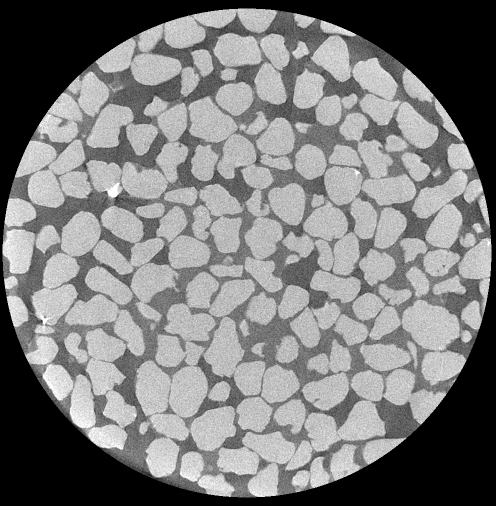
#> input picture data/Rock/RawData/images/5-10101.tif, 992 x 1012 px (shown at 1/2 size); its folder holds only this picture in this run
$ jupyter execute --allow-errors colab.ipynb   (shell and % lines are left out)
#> lines starting #> are read from the running program, lines starting #| are printed output that depends on the picture
[cell 1]
import os
import argparse
import numpy as np
import cv2
import tifffile
import h5py
from glob import glob
from PIL import Image
from tqdm import tqdm
from sklearn.model_selection import train_test_split

[cell 2]
# ======================== 参数配置 ========================
parser = argparse.ArgumentParser()
parser.add_argument('--src_dir', type=str,
                    default='./data/Rock/RawData',
                    help='原始数据目录，包含images和masks子目录')
parser.add_argument('--dst_dir', type=str,
                    default='./data/Rock/Processed',
                    help='预处理结果保存目录')
parser.add_argument('--img_size', type=int,
                    default=1024,
                    help='输出图像尺寸（正方形）')
parser.add_argument('--test_ratio', type=float,
                    default=0.2,
                    help='验证集比例 (0.0~1.0)')
parser.add_argument('--ct_min', type=float,
                    default=0,
                    help='CT值归一化下限(HU)')
parser.add_argument('--ct_max', type=float,
                    default=255,
                    help='CT值归一化上限(HU)')
parser.add_argument('--use_normalize', action='store_true',
                    help='是否进行CT值归一化')
args = parser.parse_args(['--src_dir', './data/Rock/RawData', '--img_size', '1024'])

# 新段落

[cell 3]
# ======================== 预处理函数 ========================
# [21 lines left out: function process_slice, not called in this run]

[cell 4]
# [15 lines left out: function preprocess_train_image, not called in this run]

[cell 5]
# [16 lines left out: function preprocess_valid_image, not called in this run]

#> (a cell that did not finish here is left out)

# 检查生成的训练集数据集数据shape

#> (a cell that did not finish here is left out)

# 检查图片的数值范围

[cell 8]
# check_hu_range.py
import os
import numpy as np
import tifffile
from glob import glob
from tqdm import tqdm

def main():
    # 配置路径（与预处理脚本一致）
    src_dir = "./data/Rock/RawData"  # 替换为实际路径
    image_files = glob(f"{src_dir}/images/*.tif") + glob(f"{src_dir}/images/*.tiff")

    # 初始化统计值
    global_min = np.inf
    global_max = -np.inf

    # 遍历所有图像
    for img_path in tqdm(image_files, desc="分析CT图像"):
        image = tifffile.imread(img_path)
#> image is the input picture: shape (1012, 992); min 0, max 255, mean 123.2
        global_min = min(global_min, image.min())
#> global_min = 0
        global_max = max(global_max, image.max())
#> global_max = 255

    # 在 check_hu_range.py 中添加调试代码
    print("找到的图像文件列表:", image_files)
    print(f"全局统计结果：")
    print(f"  - 最小HU值: {global_min}")
#|   - 最小HU值: 0
    print(f"  - 最大HU值: {global_max}")
#|   - 最大HU值: 255
    print(f"建议预处理参数：")
    print(f"  --ct_min {max(global_min, -2000)}  --ct_max {min(global_max, 4000)}")
#|   --ct_min 0  --ct_max 255

if __name__ == "__main__":
    main()

[cell 9]
import numpy as np
#> (the rest of this cell did not finish here and is left out)

# 挂载云盘操作步骤

[cell 10]
from google.colab import drive
drive.mount('/content/drive')

[cell 11]
import os
path = "/content/drive/MyDrive/SAM/SAMck"
os.chdir(path)
print(os.getcwd())

# 代码运行

## 清空之前的训练集和验证集

[cell 12]
import os
import shutil

def clear_folder(folder_path):
    """安全清空文件夹（保留文件夹本身，删除所有子文件和子目录）"""
    # 确保路径存在
    if not os.path.exists(folder_path):
        raise ValueError(f"路径不存在: {folder_path}")

    # 遍历删除所有内容
    for filename in os.listdir(folder_path):
        file_path = os.path.join(folder_path, filename)
        try:
            if os.path.isfile(file_path) or os.path.islink(file_path):
                os.unlink(file_path)  # 删除文件或符号链接
            elif os.path.isdir(file_path):
                shutil.rmtree(file_path)  # 删除子目录及其内容
        except Exception as e:
            print(f"删除 {file_path} 失败: {e}")

# 使用示例
#> (the rest of this cell did not finish here and is left out)

## 生成训练集、验证集，并生成对应的lists

[cell 13]
import os
import argparse

# [14 lines left out: function extract_filenames, not called in this run]

#> (the rest of this cell did not finish here and is left out)

## colab重连配置的环境

[cell 14]
import tensorflow as tf

# 检查 GPU 是否可用
print("GPU 是否可用:", tf.config.list_physical_devices('GPU'))
#> (this line was passed over: tensorflow is not available in this run)

# 查看 CUDA 版本（需先安装 TensorFlow）
from tensorflow.python.platform import build_info
print("CUDA 版本:", build_info.build_info["cuda_version"])

## 训练和测试

# DINO

[cell 15]
import os
path = "/content/drive/MyDrive/DINOv2Geo/DINOv2-X-Geosciences"
os.chdir(path)
print(os.getcwd())

# 数据处理，分别将数据集中的图片和标签打包成npy

[cell 16]
import os
import sys
import numpy as np
from PIL import Image
from tqdm import tqdm
import glob
import random
from google.colab import drive

# Define the project directory path
project_dir = '/content/drive/MyDrive/DINOv2Geo/DINOv2-X-Geosciences'

[cell 17]
def custom_tiff_2_npy(project_dir, tiff_folder, dataset_name, npy_name):
#> called with tiff_folder = 'data', dataset_name = 'sample1', npy_name = 'rock_npy'
    input_dir = os.path.join(project_dir, tiff_folder, dataset_name)
    save_directory = os.path.join(project_dir, 'npy_data', npy_name)

    # 创建输出目录
    os.makedirs(save_directory, exist_ok=True)

    # 获取配对文件
    img_dir = os.path.join(input_dir, 'images')
    mask_dir = os.path.join(input_dir, 'masks')

    # 构建文件名映射字典（核心改进部分）
    img_files = {}
    for f in os.listdir(img_dir):
        if f.lower().endswith(('.tif', '.tiff')):
            base = f.split(".")[0]  # 提取 x-xxxxx
            img_files[base] = os.path.join(img_dir, f)

    mask_files = {}
    for f in os.listdir(mask_dir):
        if f.lower().endswith('.png'):
            base = f.replace("_Simple Segmentation", "").split(".")[0]  # 去除后缀
            # print(base)
            mask_files[base] = os.path.join(mask_dir, f)

    print("图像文件基名:", img_files.keys())
    print("掩码文件基名:", mask_files.keys())
    # 验证匹配关系
    common_keys = set(img_files.keys()) & set(mask_files.keys())
    if not common_keys:
        missing_img = set(mask_files.keys()) - set(img_files.keys())
        missing_mask = set(img_files.keys()) - set(mask_files.keys())
        raise ValueError(f"配对失败:\n 缺失图像的mask:{missing_img}\n 缺失mask的图像:{missing_mask}")

    # 构建配对列表
    file_pairs = [(img_files[key], mask_files[key]) for key in common_keys]
    random.shuffle(file_pairs)

    # 加载数据
    images = []
    masks = []
    for img_path, mask_path in tqdm(file_pairs, desc="处理文件"):
        # 加载图像
        img = np.array(Image.open(img_path).convert('RGB'))

        # 处理mask
        mask = np.array(Image.open(mask_path).convert('L'))  # 确保转换为单通
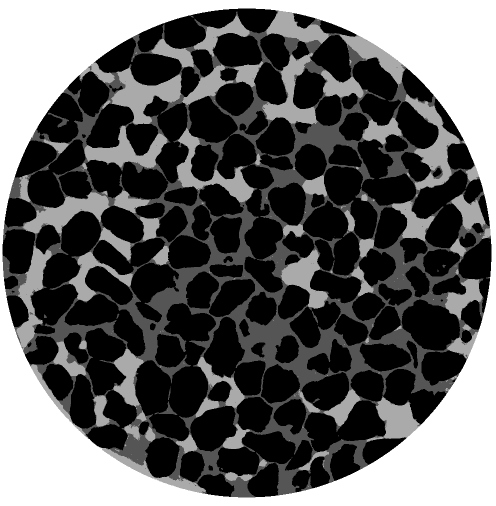
#> input picture data/Rock/RawData/masks/5-10101_Simple Segmentation.png, 992 x 1012 px, found by its file name (shown at 1/2 size)
#> mask is the input picture: shape (1012, 992); min 1, max 4, mean 2.13
        # 数值校验
        unique_values = np.unique(mask)
#> unique_values = [1, 2, 3, 4]
        print(unique_values)
#| [1 2 3 4]
        invalid_values = set(unique_values) - {1,2,3,4}
#> invalid_values = 0 items
        if invalid_values:
          raise ValueError(f"发现无效标签值 {invalid_values} 在文件 {mask_path}。"
                        "有效标签应为1,2,3,4")
        mask = mask.astype(np.uint8)

        images.append(img)
        masks.append(mask)

    # 保存numpy文件
    np.save(os.path.join(save_directory, f"{dataset_name}_img.npy"), np.array(images))
    np.save(os.path.join(save_directory, f"{dataset_name}_mask.npy"), np.array(masks))

[cell 18]
# 文件结构示例：
# project_dir/
# └── data_test/
#     └── sample2/
#         ├── images/
#         │   ├── 1-00001.tif
#         │   └── 1-00002.tif
#         └── masks/
#             ├── 1-00001_Simple Segment.png
#             └── 1-00002_Simple Segment.png

npy_name = "rock_npy"
dataset_name = "sample1"
tiff_folder = 'data'  # input folder, should contain dataset_name/images and dataset_name/masks

custom_tiff_2_npy(project_dir, tiff_folder, dataset_name, npy_name)

## 验证数据格式和像素标签对应关系等

[cell 19]
import numpy as np
import os
import sys

# [52 lines left out: functions check_npy_shape, process_folder, not called in this run]

#> (the rest of this cell did not finish here and is left out)

[cell 20]
from PIL import Image
import numpy as np

def print_mask_info(mask_path):
    # 读取mask文件
    mask = np.array(Image.open(mask_path).convert('L'))

    # 获取唯一像素值
    unique_values = np.unique(mask)
#> unique_values = [1, 2, 3, 4]
    print(f"文件 {mask_path} 中的唯一像素值：{unique_values}")
#| 文件 ./data/sample1/masks/5-10101_Simple Segmentation.png 中的唯一像素值：[1 2 3 4]

    # 打印值分布
    for val in unique_values:
        count = np.sum(mask == val)
        print(f"值 {val} 出现的次数：{count}")
#> this loop made 4 passes
#> count on passes 1 to 4: 499681, 129152, 121818, 253253
#| 值 1 出现的次数：499681
#| 值 2 出现的次数：129152
#| 值 3 出现的次数：121818
#| 值 4 出现的次数：253253

# 使用示例
print_mask_info('./data/sample1/masks/5-10101_Simple Segmentation.png')

[cell 21]
import numpy as np
from PIL import Image
import matplotlib.pyplot as plt
from matplotlib.patches import Patch

def visualize_mask(mask_path, save_path=None):
    """
    可视化mask图像（支持显示和保存）

    参数：
        mask_path: mask文件路径
        save_path: 保存路径（None则仅显示不保存）

    颜色映射：
        1 (固体) : 黄色 (255,255,0)
        2 (液体) : 蓝色 (0,0,255)
        3 (气体) : 红色 (255,0,0)
        4 (背景) : 白色 (255,255,255)
    """
#> called with save_path = 'visualized_mask.png'
    # 读取mask并转换为numpy数组
    mask = np.array(Image.open(mask_path))

    # 验证像素值范围
    unique_values = np.unique(mask)
#> unique_values = [1, 2, 3, 4]
    if not set(unique_values).issubset({1,2,3,4}):
        invalid = set(unique_values) - {1,2,3,4}
        raise ValueError(f"发现非法像素值 {invalid}，应为1-4")

    # 创建颜色映射表 (R, G, B)
    color_map = {
        1: [255, 255, 0],   # 黄色
        2: [0, 0, 255],     # 蓝色
        3: [255, 0, 0],     # 红色
        4: [255, 255, 255]  # 白色
    }

    # 创建RGB图像 (height, width, 3)
    rgb_image = np.zeros((*mask.shape, 3), dtype=np.uint8)

    # 向量化颜色映射
    for class_id, color in color_map.items():
        rgb_image[mask == class_id] = color

    # 创建图例
    legend_elements = [
        Patch(facecolor='#FFFF00', edgecolor='black', label='固体 (1)'),
        Patch(facecolor='#0000FF', edgecolor='black', label='液体 (2)'),
        Patch(facecolor='#FF0000', edgecolor='black', label='气体 (3)'),
        Patch(facecolor='#FFFFFF', edgecolor='black', label='背景 (4)')
    ]

    # 可视化
    plt.figure(figsize=(10, 8))
    plt.imshow(rgb_image)
    plt.legend(handles=legend_elements, loc='upper right', bbox_to_anchor=(1.3, 1))
    plt.axis('off')

    if save_path:
        plt.savefig(save_path, bbox_inches='tight', dpi=300)
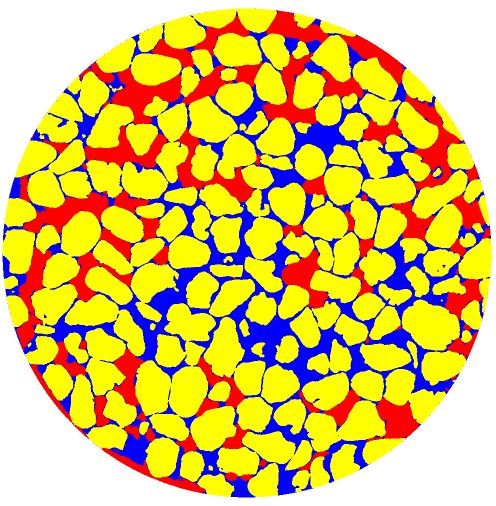
#> shown: shape (1012, 992, 3) (shown at 1/2 size); mean R, G, B 222.2, 191.3, 97.1
        print(f"可视化结果已保存至：{save_path}")
    else:
        plt.show()

# 使用示例 ---------------------------------------------------
if __name__ == "__main__":

    # 可视化测试
    visualize_mask("./data/sample1/masks/5-10101_Simple Segmentation.png", save_path="visualized_mask.png")
